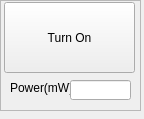
<?xml version="1.0" encoding="UTF-8"?>
<ui version="4.0">
 <class>pulse_generator_device_trigger_widget</class>
 <widget class="QWidget" name="pulse_generator_device_trigger_widget">
  <property name="geometry">
   <rect>
    <x>0</x>
    <y>0</y>
    <width>144</width>
    <height>119</height>
   </rect>
  </property>
  <property name="windowTitle">
   <string>Form</string>
  </property>
  <widget class="QFrame" name="aom_trigger_frame">
   <property name="geometry">
    <rect>
     <x>0</x>
     <y>0</y>
     <width>141</width>
     <height>111</height>
    </rect>
   </property>
   <property name="frameShape">
    <enum>QFrame::StyledPanel</enum>
   </property>
   <property name="frameShadow">
    <enum>QFrame::Raised</enum>
   </property>
   <widget class="QPushButton" name="toggle_push_button">
    <property name="geometry">
     <rect>
      <x>4</x>
      <y>2</y>
      <width>131</width>
      <height>71</height>
     </rect>
    </property>
    <property name="text">
     <string>Turn On</string>
    </property>
   </widget>
   <widget class="QLabel" name="label">
    <property name="geometry">
     <rect>
      <x>10</x>
      <y>80</y>
      <width>91</width>
      <height>16</height>
     </rect>
    </property>
    <property name="text">
     <string>Power(mW):</string>
    </property>
   </widget>
   <widget class="QLineEdit" name="power_entry">
    <property name="geometry">
     <rect>
      <x>70</x>
      <y>80</y>
      <width>61</width>
      <height>20</height>
     </rect>
    </property>
    <property name="text">
     <string/>
    </property>
    <property name="maxLength">
     <number>8</number>
    </property>
    <property name="readOnly">
     <bool>true</bool>
    </property>
   </widget>
  </widget>
 </widget>
 <resources/>
 <connections/>
</ui>
